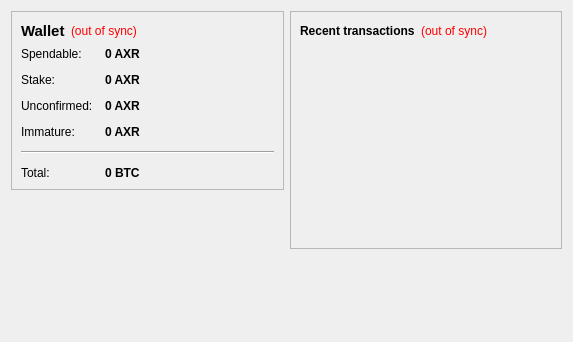
<?xml version="1.0" encoding="UTF-8"?>
<ui version="4.0">
 <class>OverviewPage</class>
 <widget class="QWidget" name="OverviewPage">
  <property name="geometry">
   <rect>
    <x>0</x>
    <y>0</y>
    <width>573</width>
    <height>342</height>
   </rect>
  </property>
  <property name="windowTitle">
   <string>Form</string>
  </property>
  <layout class="QHBoxLayout" name="horizontalLayout" stretch="1,1">
   <item>
    <layout class="QVBoxLayout" name="verticalLayout_2">
     <item>
      <widget class="QFrame" name="frame">
       <property name="frameShape">
        <enum>QFrame::StyledPanel</enum>
       </property>
       <property name="frameShadow">
        <enum>QFrame::Raised</enum>
       </property>
       <layout class="QVBoxLayout" name="verticalLayout_4">
        <item>
         <layout class="QHBoxLayout" name="horizontalLayout_4">
          <item>
           <widget class="QLabel" name="label_5">
            <property name="font">
             <font>
              <pointsize>11</pointsize>
              <weight>75</weight>
              <bold>true</bold>
             </font>
            </property>
            <property name="text">
             <string>Wallet</string>
            </property>
           </widget>
          </item>
          <item>
           <widget class="QLabel" name="labelWalletStatus">
            <property name="toolTip">
             <string>The displayed information may be out of date. Your wallet automatically synchronizes with the Axron network after a connection is established, but this process has not completed yet.</string>
            </property>
            <property name="styleSheet">
             <string notr="true">QLabel { color: red; }</string>
            </property>
            <property name="text">
             <string notr="true">(out of sync)</string>
            </property>
            <property name="alignment">
             <set>Qt::AlignLeading|Qt::AlignLeft|Qt::AlignVCenter</set>
            </property>
           </widget>
          </item>
          <item>
           <spacer name="horizontalSpacer_2">
            <property name="orientation">
             <enum>Qt::Horizontal</enum>
            </property>
            <property name="sizeHint" stdset="0">
             <size>
              <width>40</width>
              <height>20</height>
             </size>
            </property>
           </spacer>
          </item>
         </layout>
        </item>
        <item>
         <layout class="QFormLayout" name="formLayout_2">
          <property name="fieldGrowthPolicy">
           <enum>QFormLayout::AllNonFixedFieldsGrow</enum>
          </property>
          <property name="horizontalSpacing">
           <number>12</number>
          </property>
          <property name="verticalSpacing">
           <number>12</number>
          </property>
          <item row="0" column="0">
           <widget class="QLabel" name="label">
            <property name="text">
             <string>Spendable:</string>
            </property>
           </widget>
          </item>
          <item row="0" column="1">
           <widget class="QLabel" name="labelBalance">
            <property name="font">
             <font>
              <weight>75</weight>
              <bold>true</bold>
             </font>
            </property>
            <property name="cursor">
             <cursorShape>IBeamCursor</cursorShape>
            </property>
            <property name="toolTip">
             <string>Your current spendable balance</string>
            </property>
            <property name="text">
             <string notr="true">0 AXR</string>
            </property>
            <property name="textInteractionFlags">
             <set>Qt::LinksAccessibleByMouse|Qt::TextSelectableByKeyboard|Qt::TextSelectableByMouse</set>
            </property>
           </widget>
          </item>
          <item row="1" column="0">
           <widget class="QLabel" name="label_6">
            <property name="text">
             <string>Stake:</string>
            </property>
           </widget>
          </item>
          <item row="1" column="1">
           <widget class="QLabel" name="labelStake">
            <property name="font">
             <font>
              <weight>75</weight>
              <bold>true</bold>
             </font>
            </property>
            <property name="cursor">
             <cursorShape>IBeamCursor</cursorShape>
            </property>
            <property name="toolTip">
             <string>Total of coins that was staked, and do not yet count toward the current balance</string>
            </property>
            <property name="text">
             <string notr="true">0 AXR</string>
            </property>
            <property name="textInteractionFlags">
             <set>Qt::LinksAccessibleByMouse|Qt::TextSelectableByKeyboard|Qt::TextSelectableByMouse</set>
            </property>
           </widget>
          </item>
          <item row="2" column="0">
           <widget class="QLabel" name="label_3">
            <property name="text">
             <string>Unconfirmed:</string>
            </property>
           </widget>
          </item>
          <item row="2" column="1">
           <widget class="QLabel" name="labelUnconfirmed">
            <property name="font">
             <font>
              <weight>75</weight>
              <bold>true</bold>
             </font>
            </property>
            <property name="cursor">
             <cursorShape>IBeamCursor</cursorShape>
            </property>
            <property name="toolTip">
             <string>Total of transactions that have yet to be confirmed, and do not yet count toward the current balance</string>
            </property>
            <property name="text">
             <string notr="true">0 AXR</string>
            </property>
            <property name="textInteractionFlags">
             <set>Qt::LinksAccessibleByMouse|Qt::TextSelectableByKeyboard|Qt::TextSelectableByMouse</set>
            </property>
           </widget>
          </item>
          <item row="3" column="0">
           <widget class="QLabel" name="labelImmatureText">
            <property name="text">
             <string>Immature:</string>
            </property>
           </widget>
          </item>
          <item row="3" column="1">
           <widget class="QLabel" name="labelImmature">
            <property name="font">
             <font>
              <weight>75</weight>
              <bold>true</bold>
             </font>
            </property>
            <property name="toolTip">
             <string>Mined balance that has not yet matured</string>
            </property>
            <property name="text">
             <string notr="true">0 AXR</string>
            </property>
            <property name="textInteractionFlags">
             <set>Qt::LinksAccessibleByMouse|Qt::TextSelectableByKeyboard|Qt::TextSelectableByMouse</set>
            </property>
           </widget>
          </item>
          <item row="4" column="0" colspan="2">
           <widget class="Line" name="line">
            <property name="orientation">
             <enum>Qt::Horizontal</enum>
            </property>
           </widget>
          </item>
          <item row="5" column="0">
           <widget class="QLabel" name="labelTotalText">
            <property name="text">
             <string>Total:</string>
            </property>
           </widget>
          </item>
          <item row="5" column="1">
           <widget class="QLabel" name="labelTotal">
            <property name="font">
             <font>
              <weight>75</weight>
              <bold>true</bold>
             </font>
            </property>
            <property name="cursor">
             <cursorShape>IBeamCursor</cursorShape>
            </property>
            <property name="toolTip">
             <string>Your current total balance</string>
            </property>
            <property name="text">
             <string notr="true">0 BTC</string>
            </property>
            <property name="textInteractionFlags">
             <set>Qt::LinksAccessibleByMouse|Qt::TextSelectableByKeyboard|Qt::TextSelectableByMouse</set>
            </property>
           </widget>
          </item>
         </layout>
        </item>
       </layout>
      </widget>
     </item>
     <item>
      <spacer name="verticalSpacer">
       <property name="orientation">
        <enum>Qt::Vertical</enum>
       </property>
       <property name="sizeHint" stdset="0">
        <size>
         <width>20</width>
         <height>40</height>
        </size>
       </property>
      </spacer>
     </item>
     <item>
      <widget class="QLabel" name="label_2">
       <property name="text">
        <string/>
       </property>
       <property name="pixmap">
        <pixmap resource="../bitcoin.qrc">:/icons/axron</pixmap>
       </property>
      </widget>
     </item>
    </layout>
   </item>
   <item>
    <layout class="QVBoxLayout" name="verticalLayout_3">
     <item>
      <widget class="QFrame" name="frame_2">
       <property name="frameShape">
        <enum>QFrame::StyledPanel</enum>
       </property>
       <property name="frameShadow">
        <enum>QFrame::Raised</enum>
       </property>
       <layout class="QVBoxLayout" name="verticalLayout">
        <item>
         <layout class="QHBoxLayout" name="horizontalLayout_2">
          <item>
           <widget class="QLabel" name="label_4">
            <property name="text">
             <string>&lt;b&gt;Recent transactions&lt;/b&gt;</string>
            </property>
           </widget>
          </item>
          <item>
           <widget class="QLabel" name="labelTransactionsStatus">
            <property name="toolTip">
             <string>The displayed information may be out of date. Your wallet automatically synchronizes with the Axron network after a connection is established, but this process has not completed yet.</string>
            </property>
            <property name="styleSheet">
             <string notr="true">QLabel { color: red; }</string>
            </property>
            <property name="text">
             <string notr="true">(out of sync)</string>
            </property>
            <property name="alignment">
             <set>Qt::AlignRight|Qt::AlignTrailing|Qt::AlignVCenter</set>
            </property>
           </widget>
          </item>
          <item>
           <spacer name="horizontalSpacer">
            <property name="orientation">
             <enum>Qt::Horizontal</enum>
            </property>
            <property name="sizeHint" stdset="0">
             <size>
              <width>40</width>
              <height>20</height>
             </size>
            </property>
           </spacer>
          </item>
         </layout>
        </item>
        <item>
         <widget class="QListView" name="listTransactions">
          <property name="styleSheet">
           <string notr="true">QListView { background: transparent; }</string>
          </property>
          <property name="frameShape">
           <enum>QFrame::NoFrame</enum>
          </property>
          <property name="verticalScrollBarPolicy">
           <enum>Qt::ScrollBarAlwaysOff</enum>
          </property>
          <property name="horizontalScrollBarPolicy">
           <enum>Qt::ScrollBarAlwaysOff</enum>
          </property>
          <property name="selectionMode">
           <enum>QAbstractItemView::NoSelection</enum>
          </property>
         </widget>
        </item>
       </layout>
      </widget>
     </item>
     <item>
      <spacer name="verticalSpacer_2">
       <property name="orientation">
        <enum>Qt::Vertical</enum>
       </property>
       <property name="sizeHint" stdset="0">
        <size>
         <width>20</width>
         <height>40</height>
        </size>
       </property>
      </spacer>
     </item>
    </layout>
   </item>
  </layout>
 </widget>
 <resources>
  <include location="../bitcoin.qrc"/>
 </resources>
 <connections/>
</ui>
